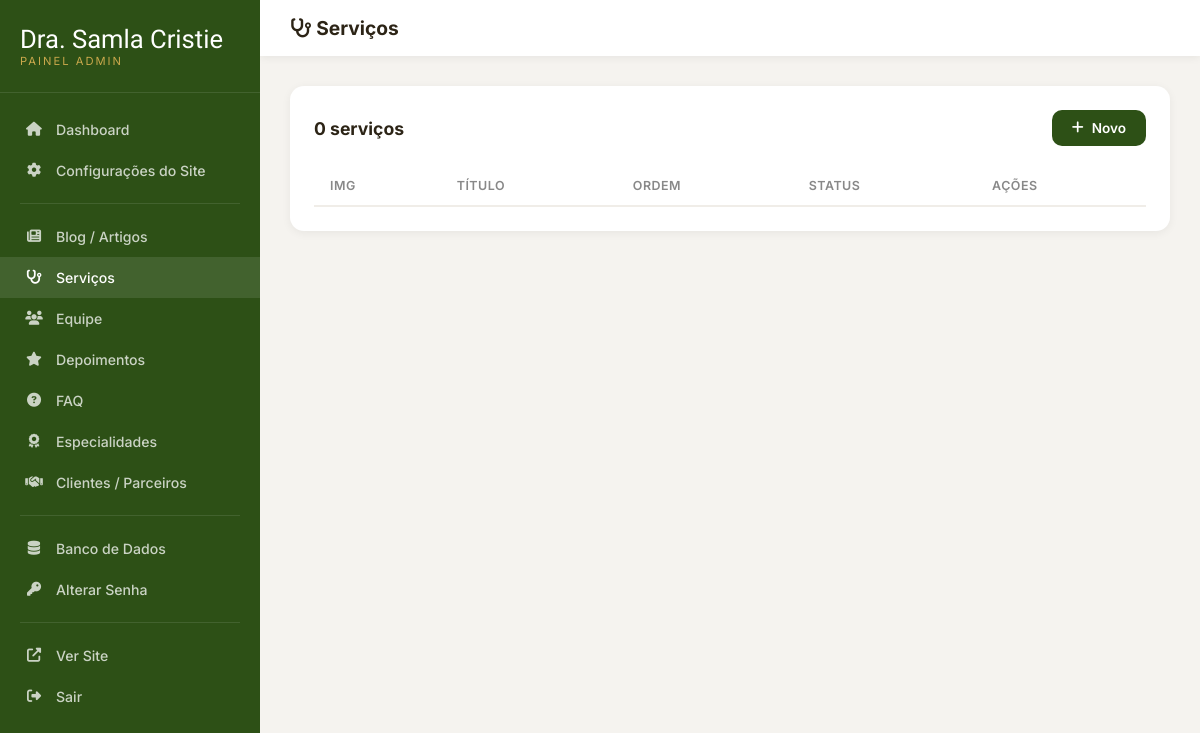
Before: /admin/services.php (signed in) with the older database file.
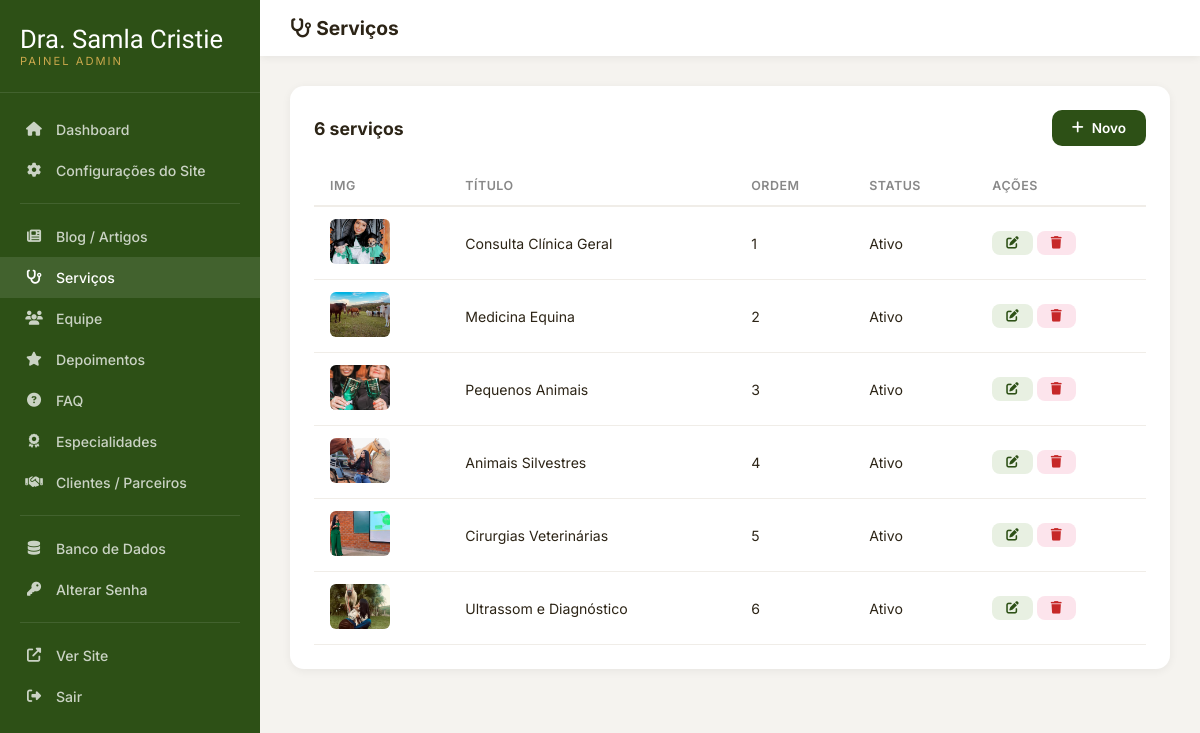
After: the same page with the newer database file.
### tables this page shows
CREATE TABLE IF NOT EXISTS `services` (
    `id` INT AUTO_INCREMENT PRIMARY KEY,
    `title` VARCHAR(200) NOT NULL,
    `description` TEXT,
    `icon` VARCHAR(50) DEFAULT 'fas fa-paw',
    `image` VARCHAR(255),
    `whatsapp_text` VARCHAR(500),
    `sort_order` INT DEFAULT 0,
    `active` TINYINT(1) DEFAULT 1,
    `created_at` TIMESTAMP DEFAULT CURRENT_TIMESTAMP,
    `updated_at` TIMESTAMP DEFAULT CURRENT_TIMESTAMP ON UPDATE CURRENT_TIMESTAMP
);

### config.php (called while the page is built, shortened)
<?php
function e($str) {
    return htmlspecialchars($str ?? '', ENT_QUOTES, 'UTF-8');
}

### admin/services.php (the view, shortened to what this page needs)
<?php
$db = getDB();
$editItem = null;
$table = 'services';
$title = 'Serviços';
$items = $db->query("SELECT * FROM {$table} ORDER BY sort_order")->fetchAll();
?>
<!DOCTYPE html>
<html lang="pt-BR">
<head>
    <link rel="stylesheet" href="https://cdnjs.cloudflare.com/ajax/libs/font-awesome/6.5.1/css/all.min.css">
    <link rel="stylesheet" href="admin.css">
</head>
<body>
<div class="admin-wrapper">
    <?php include 'sidebar.php'; ?>
    <div class="main-content">
        <div class="topbar"><div style="display:flex;align-items:center;gap:12px;"><h2><i class="fas fa-stethoscope"></i> <?= $title ?></h2></div></div>
        <div class="content">
            <?php if ($editItem !== null): ?>
            <div class="admin-card">
                <form method="POST" enctype="multipart/form-data">
                    <input type="hidden" name="id" value="<?= e($editItem['id']) ?>">
                    <div class="form-grid">
                        <div class="form-group"><label>Título</label><input type="text" name="title" value="<?= e($editItem['title']) ?>" required></div>
                        <div class="form-group"><label>Ícone (FontAwesome)</label><input type="text" name="icon" value="<?= e($editItem['icon']) ?>"></div>
                        <div class="form-group form-full"><label>Descrição</label><textarea name="description" rows="4"><?= e($editItem['description']) ?></textarea></div>
                        <div class="form-group"><label>Imagem</label>
                            <input type="text" name="image" value="<?= e($editItem['image']) ?>">
                            <?php if ($editItem['image']): ?><img src="../<?= e($editItem['image']) ?>" class="img-preview"><?php endif; ?>
                            <input type="file" name="image_file" accept="image/*" style="margin-top:8px;">
                        </div>
                        <div class="form-group"><label>Texto WhatsApp</label><input type="text" name="whatsapp_text" value="<?= e($editItem['whatsapp_text']) ?>"></div>
                        <div class="form-group"><label>Ordem</label><input type="number" name="sort_order" value="<?= e($editItem['sort_order']) ?>"></div>
                        <div class="form-group"><label style="margin-bottom:10px;">Status</label><label style="display:flex;align-items:center;gap:8px;font-size:0.9rem;text-transform:none;letter-spacing:0;"><input type="checkbox" name="active" <?= $editItem['active']?'checked':'' ?>> Ativo</label></div>
                    </div>
                    <div class="form-actions"><button type="submit" class="btn-save"><i class="fas fa-save"></i> Salvar</button><a href="services.php" class="btn-cancel">Cancelar</a></div>
                </form>
            </div>
            <?php else: ?>
            <div class="admin-card">
                <div class="admin-card-header"><h3><?= count($items) ?> serviços</h3><a href="services.php?new=1" class="btn-add"><i class="fas fa-plus"></i> Novo</a></div>
                <table class="admin-table"><thead><tr><th>Img</th><th>Título</th><th>Ordem</th><th>Status</th><th>Ações</th></tr></thead><tbody>
                <?php foreach ($items as $i): ?>
                <tr><td><img src="../<?= e($i['image']) ?>"></td><td><?= e($i['title']) ?></td><td><?= $i['sort_order'] ?></td><td><?= $i['active']?'Ativo':'Inativo' ?></td>
                <td><a href="services.php?edit=<?= $i['id'] ?>" class="btn-sm btn-edit"><i class="fas fa-edit"></i></a> <a href="services.php?delete=<?= $i['id'] ?>" class="btn-sm btn-delete" onclick="return confirm('Excluir?')"><i class="fas fa-trash"></i></a></td></tr>
                <?php endforeach; ?></tbody></table>
            </div>
            <?php endif; ?>
        </div>
    </div>
</div>
</body></html>

Changed rows visible on the page:
added services: image (picture), title "Consulta Clínica Geral", sort_order "1", active "Ativo"
added services: image (picture), title "Medicina Equina", sort_order "2", active "Ativo"
added services: image (picture), title "Pequenos Animais", sort_order "3", active "Ativo"
added services: image (picture), title "Animais Silvestres", sort_order "4", active "Ativo"
added services: image (picture), title "Cirurgias Veterinárias", sort_order "5", active "Ativo"
added services: image (picture), title "Ultrassom e Diagnóstico", sort_order "6", active "Ativo"
Other visible differences:
count($items): "0" → "6"
